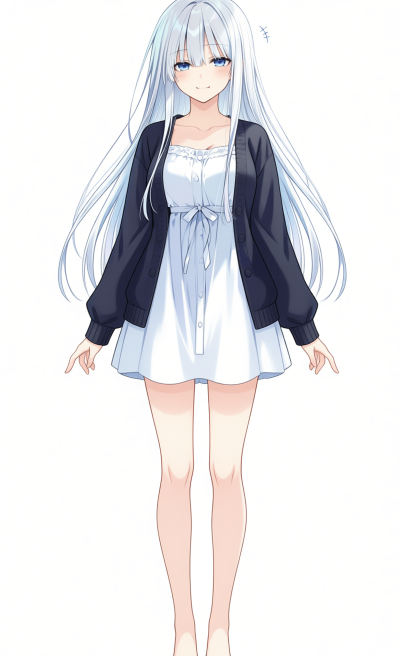
#> input picture tests/input/img/穹月常服_正面.png, 800 x 1312 px (shown at 1/2 size)
$ python -i image_normalize.py   (imports and definitions only)
#> lines starting #> are read from the running program, lines starting #| are printed output that depends on the picture
"""task.md #11：立繪匯入時自動標準化。

把不同尺寸的角色圖統一成相同畫布（GALGAME 慣例 3:4，腰部以上構圖）。
匯入時呼叫，不影響使用者原檔。
"""

from __future__ import annotations

from pathlib import Path

from PIL import Image

# 對齊預覽畫面 1080×1440（3:4 直幅）
TARGET_WIDTH = 1080
TARGET_HEIGHT = 1440


def normalize_sprite(src: Path, dst: Path) -> None:
    """把 src 圖片標準化（透明背景的 PNG 為佳）後存到 dst。

    流程：
    1. 開檔轉 RGBA。
    2. 用 getbbox 裁掉透明 padding，取得實際內容 bbox。
    3. 等比縮放，使內容高度 = TARGET_HEIGHT * 0.95（留邊）。
    4. 新建 TARGET_WIDTH × TARGET_HEIGHT 透明畫布。
    5. 內容水平置中、底部留 2.5% 邊（腰部以上構圖：人物頂部離畫布頂約 2.5%）。
    """
#> called with src = '../../tests/input/img/穹月常服_正面.png', dst = 'out.png'
    with Image.open(src) as src_img:
#> src_img is the input picture: PIL image 800x1312 RGB; mean R, G, B 230.8, 230.1, 232.4
        img = src_img.convert("RGBA")
    bbox = img.getbbox()
#> bbox = (0, 0, 800, 1312)
    if bbox:
        img = img.crop(bbox)

    target_h = int(TARGET_HEIGHT * 0.95)
    if img.height <= 0:
        # 防呆：空圖直接輸出空白畫布
        Image.new("RGBA", (TARGET_WIDTH, TARGET_HEIGHT), (0, 0, 0, 0)).save(dst, "PNG")
        return

    scale = target_h / img.height
#> scale = 1.04
    new_w = max(1, int(img.width * scale))
#> new_w = 834
    new_h = target_h
    img = img.resize((new_w, new_h), Image.LANCZOS)
#> img: PIL image 834x1368 RGBA

    canvas = Image.new("RGBA", (TARGET_WIDTH, TARGET_HEIGHT), (0, 0, 0, 0))
#> canvas: PIL image 1080x1440 RGBA; every value is 0
    x = (TARGET_WIDTH - new_w) // 2
#> x = 123
    y = TARGET_HEIGHT - new_h - int(TARGET_HEIGHT * 0.025)
    # 若內容寬度超過畫布，水平裁切（保留中央）
    if new_w > TARGET_WIDTH:
        crop_left = (new_w - TARGET_WIDTH) // 2
        img = img.crop((crop_left, 0, crop_left + TARGET_WIDTH, new_h))
        x = 0
    canvas.paste(img, (x, y), img)
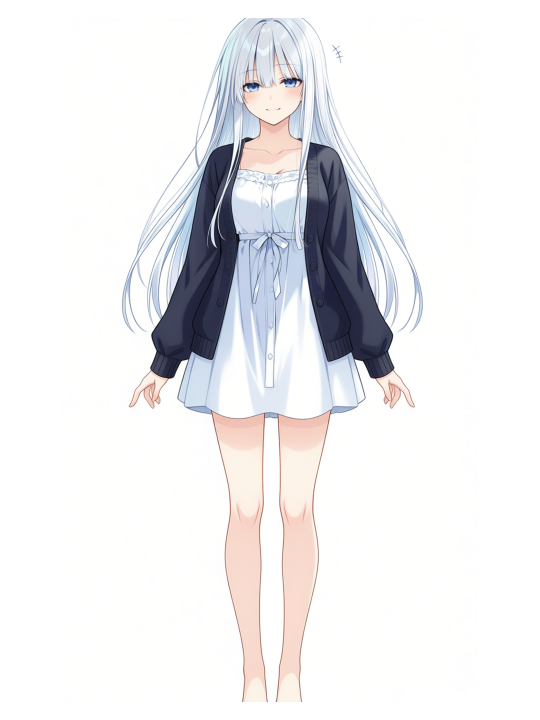
#> canvas: PIL image 1080x1440 RGBA (shown at 1/2 size); mean R, G, B, A 169.3, 168.8, 170.5, 187.1; transparent parts drawn white
    canvas.save(dst, "PNG")

>>> result = normalize_sprite('../../tests/input/img/穹月常服_正面.png', 'out.png')
